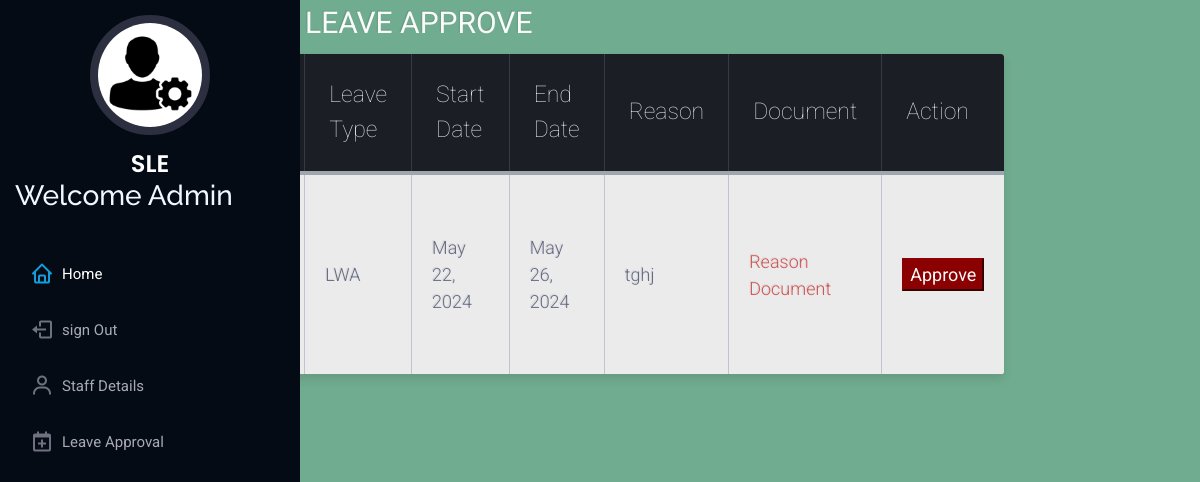
The app's page /AdminApp/lwa-leave-requests with its own data.
### LeaveApp/models.py (models this page shows)
class leave_reg_lwa(models.Model):
    sn = models.CharField(max_length=25)
    st = models.CharField(max_length=25)
    lt = models.CharField(max_length=25)
    lop = models.IntegerField()
    md = models.FileField(upload_to='medical')
    start = models.DateField()
    end = models.DateField()
    rs = models.TextField()
    rd = models.IntegerField()
    approved = models.BooleanField(default=False)

### AdminApp/views.py (the view)
# urls.py: path('lwa-leave-requests', views.lwa_leave_request_list),
def lwa_leave_request_list(request):
   leave_requests = leave_reg_lwa.objects.filter(approved=False)
   return render(request, 'lwa.html', {'leave_requests': leave_requests})

### Templates/lwa.html (shortened to what this page needs)
{% load static %}
<!DOCTYPE html>
<html lang="en">
<head>
  <link href="{% static 'assets/vendor/aos/aos.css' %}" rel="stylesheet">
  <link href="{% static 'assets/vendor/bootstrap/css/bootstrap.min.css' %}" rel="stylesheet">
  <link href="{% static 'assets/vendor/bootstrap-icons/bootstrap-icons.css' %}" rel="stylesheet">
  <link href="{% static 'assets/vendor/boxicons/css/boxicons.min.css' %}" rel="stylesheet">
  <link href="{% static 'assets/vendor/glightbox/css/glightbox.min.css' %}" rel="stylesheet">
  <link href="{% static 'assets/vendor/swiper/swiper-bundle.min.css' %}" rel="stylesheet">
  <link href="{% static 'assets/css/style.css' %}" rel="stylesheet">
  <link rel="stylesheet"href="{% static 'assets/css/staff.css' %}">
</head>
<body style="background-color: rgb(112, 172, 143);">
  <header id="header">
    <div class="d-flex flex-column">
      <div class="profile">
        <img src="{% static 'assets/img/admin.webp' %}" alt="" class="img-fluid rounded-circle">
        <h1 class="text-light"><a href="index.html">SLE</a></h1>
        <h3 style="color:aliceblue;">Welcome Admin</h3>
      </div>
      <nav id="navbar" class="nav-menu navbar">
        <ul>
            <li><a href="/AdminApp/dashboard" class="nav-link scrollto active"><i class="bx bx-home"></i> <span>Home</span></a></li>
            <li><a href="/AdminApp/" class="nav-link scrollto"><i class="bx bx-log-out"></i><span>sign Out</span></a></li>
            <li><a href="/AdminApp/staff_details" class="nav-link scrollto"><i class="bx bx-user"></i></i><span>Staff Details</span></a></li>
            <li><a href="/AdminApp/leave-requests" class="nav-link scrollto"><i class="bx bx-calendar-plus"></i><span>Leave Approval</span></a></li>
        </ul>
      </nav>
    </div>
  </header>
<div class="table-title">
<h3>LEAVE APPROVE</h3>
</div>
<table class="table-fill">
<thead>
<tr>
<th class="text-left">Staff Name</th>
<th class="text-left">Leave Type</th>
<th class="text-left">Start Date</th>
<th class="text-left">End Date</th>
<th class="text-left">Reason</th>
<th class="text-left">Document</th>
<th class="text-left">Action</th>
</tr>
</thead>
<tbody class="table-hover">
{% for ls in leave_requests %}
<tr>
<td class="text-left">{{ls.sn}}</td>
<td class="text-left">{{ls.lt}}</td>
<td class="text-left">{{ls.start}}</td>
<td class="text-left">{{ls.end}}</td>
<td class="text-left">{{ls.rs}}</td>
<td class="text-left"><a href="{{ ls.md.url }}" target="_blank" download style="color:rgb(213, 85, 85);">Reason Document</a></td>
<td class="text-left"><button><a href="/AdminApp/lwa_approve_leave?idn={{ls.id}}">Approve</a></button></td>
</tr>
{% endfor %}
</tbody>
</table>
</body>

### Style/assets/css/style.css (style rules this page uses)
body { font-family: "Open Sans", sans-serif; color: #272829; }
a { color: #149ddd; text-decoration: none; }
h1, h2, h3, h4, h5, h6 { font-family: "Raleway", sans-serif; }
#header { position: fixed; top: 0; left: 0; bottom: 0; width: 300px; transition: all ease-in-out 0.5s; z-index: 9997; transition: all 0.5s; padding: 0 15px; background: #040b14; overflow-y: auto; }
#header .profile img { margin: 15px auto; display: block; width: 120px; border: 8px solid #2c2f3f; }
#header .profile h1 { font-size: 24px; margin: 0; padding: 0; font-weight: 600; -moz-text-align-last: center; text-align-last: center; font-family: "Poppins", sans-serif; }
#header .profile h1 a, #header .profile h1 a:hover { color: #fff; text-decoration: none; }
.nav-menu { padding: 30px 0 0 0; }
.nav-menu * { margin: 0; padding: 0; list-style: none; }
.nav-menu>ul>li { position: relative; white-space: nowrap; }
.nav-menu a, .nav-menu a:focus { display: flex; align-items: center; color: #a8a9b4; padding: 12px 15px; margin-bottom: 8px; transition: 0.3s; font-size: 15px; }
.nav-menu a i, .nav-menu a:focus i { font-size: 24px; padding-right: 8px; color: #6f7180; }
.nav-menu a:hover, .nav-menu .active, .nav-menu .active:focus, .nav-menu li:hover>a { text-decoration: none; color: #fff; }
.nav-menu a:hover i, .nav-menu .active i, .nav-menu .active:focus i, .nav-menu li:hover>a i { color: #149ddd; }

### Style/assets/css/staff.css (style rules this page uses)
body { background-color: #3e94ec; font-family: "Roboto", helvetica, arial, sans-serif; font-size: 16px; font-weight: 400; text-rendering: optimizeLegibility; }
div.table-title { display: block; margin: auto; max-width: 600px; padding:5px; width: 100%; }
.table-title h3 { color: #fafafa; font-size: 30px; font-weight: 400; font-style:normal; font-family: "Roboto", helvetica, arial, sans-serif; text-shadow: -1px -1px 1px rgba(0, 0, 0, 0.1); text-transform:uppercase; }
.table-fill { background: white; border-radius:3px; border-collapse: collapse; height: 320px; margin: auto; max-width: 600px; padding:5px; width: 100%; box-shadow: 0 5px 10px rgba(0, 0, 0, 0.1); animation: float 5s infinite; }
th { color:#D5DDE5;; background:#1b1e24; border-bottom:4px solid #9ea7af; border-right: 1px solid #343a45; font-size:23px; font-weight: 100; padding:24px; text-align:left; text-shadow: 0 1px 1px rgba(0, 0, 0, 0.1); vertical-align:middle; }
th:first-child { border-top-left-radius:3px; }
th:last-child { border-top-right-radius:3px; border-right:none; }
tr { border-top: 1px solid #C1C3D1; border-bottom: 1px solid #C1C3D1; color:#666B85; font-size:16px; font-weight:normal; text-shadow: 0 1px 1px rgba(256, 256, 256, 0.1); }
tr:first-child { border-top:none; }
tr:last-child { border-bottom:none; }
tr:nth-child(odd) td { background:#EBEBEB; }
tr:last-child td:first-child { border-bottom-left-radius:3px; }
tr:last-child td:last-child { border-bottom-right-radius:3px; }
td { background:#FFFFFF; padding:20px; text-align:left; vertical-align:middle; font-weight:300; font-size:18px; text-shadow: -1px -1px 1px rgba(0, 0, 0, 0.1); border-right: 1px solid #C1C3D1; }
td:last-child { border-right: 0px; }
th.text-left { text-align: left; }
td.text-left { text-align: left; }
button { background-color: darkred; border-color:darkred; }
a { text-decoration: none; color:#fafafa; }

### records on screen
leave_reg_lwa: lt "LWA", start "May 22, 2024", end "May 26, 2024", rs "tghj"
